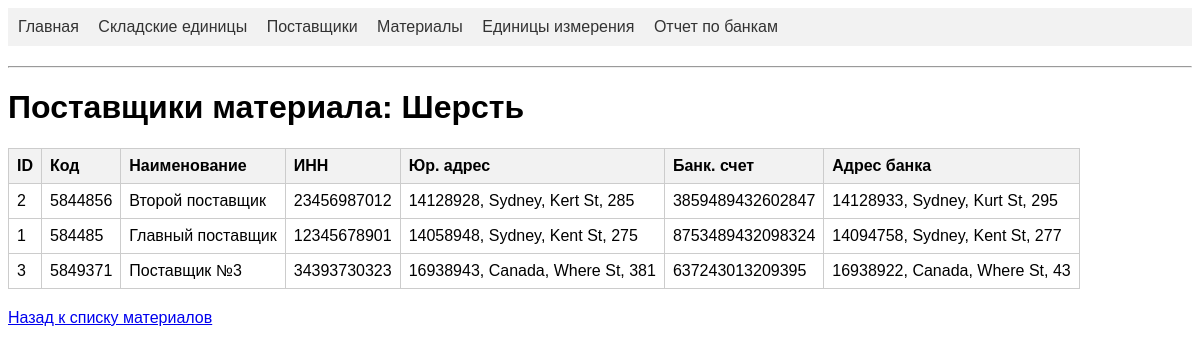
The page /material/2/suppliers on the database its author committed.
### app/models.py (models this page shows, shortened)
class Supplier(db.Model):
    id = db.Column(db.Integer, primary_key=True)
    supplier_code = db.Column(db.String(64), index=True, unique=True, nullable=False)
    supplier_name = db.Column(db.String(128), nullable=False)
    tin = db.Column(db.String(12), unique=True, nullable=False)  # ИНН
    legal_postal_code = db.Column(db.String(10))
    legal_city = db.Column(db.String(128))
    legal_street = db.Column(db.String(256))
    legal_house = db.Column(db.String(32))
    bank_account_number = db.Column(db.String(64))
    bank_postal_code = db.Column(db.String(10))
    bank_city = db.Column(db.String(128))
    bank_street = db.Column(db.String(256))
    bank_house = db.Column(db.String(32))
    storage_units = db.relationship('StorageUnit', backref='supplier', lazy='dynamic')

### app/routes.py (the view)
@main.route('/material/<int:material_id>/suppliers')
def suppliers_for_material(material_id):
    material = Material.query.get_or_404(material_id)
    suppliers = Supplier.query \
        .join(StorageUnit) \
        .filter(StorageUnit.material_id == material_id) \
        .distinct() \
        .all()
    return render_template('suppliers_for_material.html',
                           material=material,
                           suppliers=suppliers,
                           title=f"Поставщики материала: {material.material_name}")

### app/templates/suppliers_for_material.html (shortened to what this page needs)
{% extends "base.html" %}
{% block content %}
    <h1>{{ title }}</h1>
    {% if suppliers %}
    <table style = "border: 1px">
        <thead>
            <tr>
                <th>ID</th>
                <th>Код</th>
                <th>Наименование</th>
                <th>ИНН</th>
                <th>Юр. адрес</th>
                <th>Банк. счет</th>
                <th>Адрес банка</th>
            </tr>
        </thead>
        <tbody>
            {% for supplier in suppliers %}
            <tr>
                <td>{{ supplier.id }}</td>
                <td>{{ supplier.supplier_code }}</td>
                <td>{{ supplier.supplier_name }}</td>
                <td>{{ supplier.tin }}</td>
                <td>{{ supplier.legal_postal_code or '' }}, {{ supplier.legal_city or '' }}, {{ supplier.legal_street or '' }}, {{ supplier.legal_house or '' }}</td>
                <td>{{ supplier.bank_account_number or '' }}</td>
                <td>{{ supplier.bank_postal_code or '' }}, {{ supplier.bank_city or '' }}, {{ supplier.bank_street or '' }}, {{ supplier.bank_house or '' }}</td>
            </tr>
            {% endfor %}
        </tbody>
    </table>
    {% else %}
    <p>Для данного материала еще не было поставок, либо поставщики не указаны.</p>
    {% endif %}
    <p style="margin-top: 20px;">
        <a href="{{ url_for('main.materials') }}">Назад к списку материалов</a>
    </p>
{% endblock %}

### app/templates/base.html (style rules this page uses)
body { font-family: Arial, sans-serif; }
table { border-collapse: collapse; }
th, td { border: 1px solid #ccc; padding: 8px; text-align: left; }
th { background-color: #f2f2f2; }

### rows shown on the page
Supplier: id "2", supplier_code "5844856", supplier_name "Второй поставщик", tin "23456987012", legal_postal_code "14128928", legal_city "Sydney", legal_street "Kert St", legal_house "285", bank_account_number "3859489432602847", bank_postal_code "14128933", bank_city "Sydney", bank_street "Kurt St", bank_house "295"
Supplier: id "1", supplier_code "584485", supplier_name "Главный поставщик", tin "12345678901", legal_postal_code "14058948", legal_city "Sydney", legal_street "Kent St", legal_house "275", bank_account_number "8753489432098324", bank_postal_code "14094758", bank_city "Sydney", bank_street "Kent St", bank_house "277"
Supplier: id "3", supplier_code "5849371", supplier_name "Поставщик №3", tin "34393730323", legal_postal_code "16938943", legal_city "Canada", legal_street "Where St", legal_house "381", bank_account_number "637243013209395", bank_postal_code "16938922", bank_city "Canada", bank_street "Where St", bank_house "43"

### other values the page prints
{{ title }} "Поставщики материала: Шерсть"
